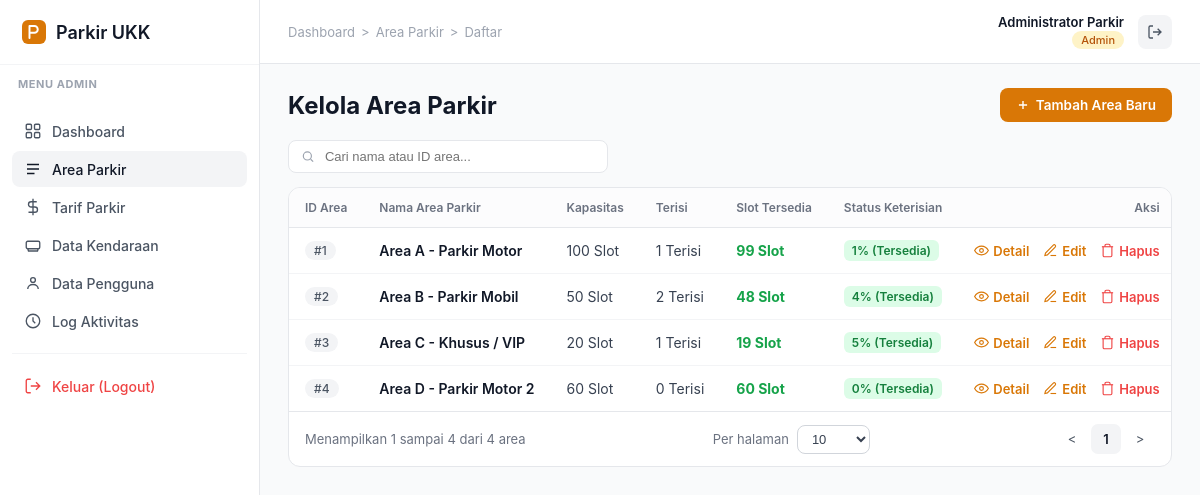
Page /index.php?c=admin&a=area (signed in) on the committed database.
### tables this page shows
CREATE TABLE IF NOT EXISTS tb_area_parkir (
    id_area INT(11) AUTO_INCREMENT PRIMARY KEY,
    nama_area VARCHAR(50) NOT NULL,
    kapasitas INT(5) NOT NULL DEFAULT 0,
    terisi INT(5) NOT NULL DEFAULT 0
);

### Controllers/BaseController.php (called while the page is built, shortened)
<?php
abstract class BaseController {
    private $models = [];
    protected function model($nama) {
        if (!isset($this->models[$nama])) {
            $this->models[$nama] = new $nama();
        }
        return $this->models[$nama];
    }
    protected function get($nama, $default = '') {
        return trim($_GET[$nama] ?? $default);
    }
    protected function render($view, $data = []) {
        extract($data);
        require __DIR__ . '/../view/' . $view . '.php';
    }
    protected function halaman($view, $pageTitle, $activeMenu, array $breadcrumbs, array $data = []) {
        $this->render($view, array_merge($data, compact('pageTitle', 'activeMenu', 'breadcrumbs')));
    }
    protected function paginasi($total, array $allowedPerPage = [10, 20, 50]) {
        $perPage = isset($_GET['per_page']) && in_array((int)$_GET['per_page'], $allowedPerPage, true)
            ? (int)$_GET['per_page'] : $allowedPerPage[0];
        $page = isset($_GET['page']) ? max(1, (int)$_GET['page']) : 1;
        $totalPages  = max(1, (int)ceil($total / $perPage));
        $page        = min($page, $totalPages);
        $offset      = ($page - 1) * $perPage;
        $showingFrom = $total === 0 ? 0 : $offset + 1;
        $showingTo   = min($offset + $perPage, $total);
        return compact('allowedPerPage', 'perPage', 'page', 'total', 'totalPages', 'offset', 'showingFrom', 'showingTo');
    }
}

### Controllers/AdminController.php (called while the page is built, shortened)
<?php
require_once __DIR__ . '/BaseController.php';
class AdminController extends BaseController {
    public function area() {
        $mArea  = $this->model('m_area');
        $search = $this->get('search');
        $pg   = $this->paginasi($mArea->countAll($search));
        $rows = $mArea->getAll($search, $pg['perPage'], $pg['offset']);
        $this->halaman('admin/data-parking-admin', 'Area Parkir', 'parking-areas',
            $this->crumbs('Area Parkir', 'area', 'Daftar'),
            array_merge($pg, compact('search', 'rows')));
    }
}

### index.php (called while the page is built, shortened)
<?php
$action     = strtolower(trim($_GET['a'] ?? ''));
$objek = new $namaClass();
$objek->$action();

### model/m_koneksi.php (called while the page is built)
<?php
class Koneksi {
    private $host = "localhost";
    private $user = "root";
    private $db   = "parkir";
    private $pass = "";
    private $koneksi = null;
    public function __construct() {
        $sambungan = @mysqli_connect($this->host, $this->user, $this->pass, $this->db);
        if ($sambungan) {
            mysqli_set_charset($sambungan, "utf8mb4");
            mysqli_query($sambungan, "SET time_zone = '+07:00'");
            $this->koneksi = $sambungan;
        }
    }
    public function getKoneksi() {
        return $this->koneksi;
    }
}

### model/m_area.php (called while the page is built, shortened)
<?php
require_once __DIR__ . '/m_base.php';
class m_area extends m_base {
    private function whereCari($search) {
        if (empty($search)) {
            return '';
        }
        $cari = $this->esc("%" . $search . "%");
        return $this->buatWhere(["(nama_area LIKE '$cari' OR id_area LIKE '$cari')"]);
    }
    public function getAll($search = '', $limit = 50, $offset = 0) {
        return $this->ambilSemua("SELECT * FROM tb_area_parkir" . $this->whereCari($search)
                               . " ORDER BY id_area ASC" . $this->buatLimit($limit, $offset));
    }
    public function countAll($search = '') {
        return $this->hitung("SELECT COUNT(*) AS total FROM tb_area_parkir" . $this->whereCari($search));
    }
}

### model/m_base.php (called while the page is built, shortened)
<?php
require_once __DIR__ . '/m_koneksi.php';
abstract class m_base {
    protected $conn;
    public function __construct() {
        $this->conn = (new Koneksi())->getKoneksi();
    }
    protected function ambilSemua($sql) {
        $hasil = mysqli_query($this->conn, $sql);
        $data  = [];
        while ($hasil && $baris = mysqli_fetch_assoc($hasil)) {
            $data[] = $baris;
        }
        return $data;
    }
    protected function ambilSatu($sql) {
        $hasil = mysqli_query($this->conn, $sql);
        return $hasil && mysqli_num_rows($hasil) > 0 ? mysqli_fetch_assoc($hasil) : null;
    }
    protected function hitung($sql) {
        $baris = $this->ambilSatu($sql);
        return (int)($baris['total'] ?? 0);
    }
    protected function buatLimit($limit, $offset) {
        return ' LIMIT ' . (int)$limit . ' OFFSET ' . (int)$offset;
    }
}

### view/admin/data-parking-admin.php (the view, shortened to what this page needs)
<?php
require __DIR__ . '/../template/header.php';
?>
<div class="fi-page-header">
    <h1 class="fi-page-title">Kelola Area Parkir</h1>
    <div class="fi-page-actions">
        <a href="index.php?c=admin&a=tambah_area" class="fi-btn fi-btn-primary">
            <svg width="14" height="14" viewBox="0 0 24 24" fill="none" stroke="currentColor" stroke-width="2.4"><path d="M12 5v14M5 12h14"/></svg>
            Tambah Area Baru
        </a>
    </div>
</div>
<form method="get" style="margin-bottom:14px; max-width:320px;">
    <div class="fi-topbar-search" style="width:100%; background:#fff;">
        <svg width="15" height="15" viewBox="0 0 24 24" fill="none" stroke="currentColor" stroke-width="2"><circle cx="11" cy="11" r="7"/><path d="M21 21l-4.3-4.3"/></svg>
        <input type="text" name="search" placeholder="Cari nama atau ID area..." value="<?= htmlspecialchars($search) ?>" onchange="this.form.submit()">
    </div>
</form>
<div class="fi-card">
    <div class="fi-table-wrap">
        <table class="fi-table">
            <thead>
                <tr>
                    <th style="width: 70px;">ID Area</th>
                    <th>Nama Area Parkir</th>
                    <th>Kapasitas</th>
                    <th>Terisi</th>
                    <th>Slot Tersedia</th>
                    <th>Status Keterisian</th>
                    <th style="text-align: right;">Aksi</th>
                </tr>
            </thead>
            <tbody>
            <?php foreach ($rows as $row):
                $sisa = max(0, $row['kapasitas'] - $row['terisi']);
                $persen = $row['kapasitas'] > 0 ? round(($row['terisi'] / $row['kapasitas']) * 100) : 0;
            ?>
                <tr>
                    <td><span class="fi-badge">#<?= htmlspecialchars($row['id_area']) ?></span></td>
                    <td style="font-weight: 600; color: var(--fi-gray-900);"><?= htmlspecialchars($row['nama_area']) ?></td>
                    <td><?= (int)$row['kapasitas'] ?> Slot</td>
                    <td><?= (int)$row['terisi'] ?> Terisi</td>
                    <td><strong style="color: <?= $sisa > 0 ? '#16a34a' : '#ef4444' ?>;"><?= $sisa ?> Slot</strong></td>
                    <td>
                        <span class="fi-badge <?= $persen >= 100 ? 'fi-badge-danger' : ($persen >= 75 ? 'fi-badge-warning' : 'fi-badge-success') ?>">
                            <?= $persen ?>% (<?= $persen >= 100 ? 'Penuh' : 'Tersedia' ?>)
                        </span>
                    </td>
                    <td style="text-align: right;">
                        <div class="fi-row-actions" style="justify-content: flex-end;">
                            <a href="index.php?c=admin&a=detail_area&id=<?= urlencode($row['id_area']) ?>"><svg width="15" height="15" viewBox="0 0 24 24" fill="none" stroke="currentColor" stroke-width="1.8"><path d="M1 12s4-7 11-7 11 7 11 7-4 7-11 7-11-7-11-7z"/><circle cx="12" cy="12" r="3"/></svg>Detail</a>
                            <a href="index.php?c=admin&a=ubah_area&id=<?= urlencode($row['id_area']) ?>"><svg width="15" height="15" viewBox="0 0 24 24" fill="none" stroke="currentColor" stroke-width="1.8"><path d="M12 20h9"/><path d="M16.5 3.5a2.1 2.1 0 0 1 3 3L7 19l-4 1 1-4 12.5-12.5z"/></svg>Edit</a>
                            <a href="index.php?c=admin&a=hapus_area&id=<?= urlencode($row['id_area']) ?>" onclick="return confirm('Apakah Anda yakin ingin menghapus area ini?')" style="color: #ef4444;"><svg width="15" height="15" viewBox="0 0 24 24" fill="none" stroke="currentColor" stroke-width="1.8"><polyline points="3 6 5 6 21 6"/><path d="M19 6v14a2 2 0 0 1-2 2H7a2 2 0 0 1-2-2V6m3 0V4a2 2 0 0 1 2-2h4a2 2 0 0 1 2 2v2"/></svg>Hapus</a>
                        </div>
                    </td>
                </tr>
            <?php endforeach; ?>
            </tbody>
        </table>
    </div>
    <div class="fi-table-footer">
        <span>Menampilkan <?= $showingFrom ?> sampai <?= $showingTo ?> dari <?= $total ?> area</span>
        <div class="fi-per-page">
            <span>Per halaman</span>
            <select onchange="location.href='index.php?c=admin&a=area&page=1&per_page='+this.value+'&search=<?= urlencode($search) ?>'">
                <?php foreach ($allowedPerPage as $opt): ?>
                    <option value="<?= $opt ?>" <?= $perPage === $opt ? 'selected' : '' ?>><?= $opt ?></option>
                <?php endforeach; ?>
            </select>
        </div>
        <div class="fi-pagination">
            <a href="index.php?c=admin&a=area&page=<?= max(1, $page - 1) ?>&per_page=<?= $perPage ?>&search=<?= urlencode($search) ?>">&lt;</a>
            <?php for ($p = 1; $p <= $totalPages; $p++): ?>
                <?php if ($p === $page): ?>
                    <span class="is-current"><?= $p ?></span>
                <?php else: ?>
                    <a href="index.php?c=admin&a=area&page=<?= $p ?>&per_page=<?= $perPage ?>&search=<?= urlencode($search) ?>"><?= $p ?></a>
                <?php endif; ?>
            <?php endfor; ?>
            <a href="index.php?c=admin&a=area&page=<?= min($totalPages, $page + 1) ?>&per_page=<?= $perPage ?>&search=<?= urlencode($search) ?>">&gt;</a>
        </div>
    </div>
</div>
<?php require __DIR__ . '/../template/footer.php'; ?>

### view/template/style.css (style rules this page uses)
:root { --fi-primary: #d97706; --fi-primary-light: #fef3c7; --fi-success: #16a34a; --fi-gray-25: #fcfcfd; --fi-gray-50: #f9fafb; --fi-gray-100: #f3f4f6; --fi-gray-200: #e5e7eb; --fi-gray-300: #d1d5db; --fi-gray-400: #9ca3af; --fi-gray-500: #6b7280; --fi-gray-600: #4b5563; --fi-gray-700: #374151; --fi-gray-900: #111827; --sidebar-width: 260px; }
* { box-sizing: border-box; }
body { margin: 0; font-family: "Inter", -apple-system, BlinkMacSystemFont, "Segoe UI", sans-serif; background: var(--fi-gray-50); color: var(--fi-gray-700); font-size: 14px; }
a { text-decoration: none; color: inherit; }
.fi-topbar-search { display: flex; align-items: center; gap: 8px; background: var(--fi-gray-50); border: 1px solid var(--fi-gray-200); border-radius: 8px; padding: 7px 12px; color: var(--fi-gray-400); width: 220px; }
.fi-topbar-search input { border: none; background: transparent; outline: none; font-size: 13px; width: 100%; color: var(--fi-gray-700); }
.fi-page-header { display: flex; align-items: center; justify-content: space-between; margin-bottom: 18px; gap: 16px; flex-wrap: wrap; }
.fi-page-title { font-size: 24px; font-weight: 700; color: var(--fi-gray-900); margin: 0; }
.fi-page-actions { display: flex; gap: 10px; align-items: center; }
.fi-btn { display: inline-flex; align-items: center; gap: 6px; border: none; border-radius: 8px; padding: 9px 16px; font-size: 13.5px; font-weight: 600; cursor: pointer; }
.fi-btn-primary { background: var(--fi-primary); color: #fff; }
.fi-card { background: #fff; border: 1px solid var(--fi-gray-200); border-radius: 12px; overflow: hidden; }
.fi-table-wrap { overflow-x: auto; }
table.fi-table { width: 100%; border-collapse: collapse; }
.fi-table thead th { text-align: left; font-size: 12px; font-weight: 600; color: var(--fi-gray-500); text-transform: none; padding: 12px 16px; border-bottom: 1px solid var(--fi-gray-200); background: var(--fi-gray-25); white-space: nowrap; }
.fi-table tbody td { padding: 12px 16px; border-bottom: 1px solid var(--fi-gray-100); color: var(--fi-gray-700); white-space: nowrap; }
.fi-table tbody tr:last-child td { border-bottom: none; }
.fi-badge { display: inline-flex; padding: 2px 9px; border-radius: 999px; font-size: 12px; font-weight: 500; background: var(--fi-gray-100); color: var(--fi-gray-600); }
.fi-row-actions { display: flex; gap: 14px; align-items: center; }
.fi-row-actions a { font-size: 13px; font-weight: 600; color: var(--fi-primary); display: inline-flex; align-items: center; gap: 4px; }
.fi-table-footer { display: flex; align-items: center; justify-content: space-between; padding: 12px 16px; border-top: 1px solid var(--fi-gray-200); font-size: 13px; color: var(--fi-gray-500); flex-wrap: wrap; gap: 10px; }
.fi-per-page { display: flex; align-items: center; gap: 8px; }
.fi-per-page select { border: 1px solid var(--fi-gray-300); border-radius: 8px; padding: 5px 26px 5px 10px; font-size: 13px; color: var(--fi-gray-700); background: #fff; }
.fi-pagination { display: flex; align-items: center; gap: 4px; }
.fi-pagination a, .fi-pagination span { display: inline-flex; align-items: center; justify-content: center; min-width: 30px; height: 30px; border-radius: 7px; font-size: 13px; color: var(--fi-gray-600); }
.fi-pagination .is-current { background: var(--fi-gray-100); color: var(--fi-gray-900); font-weight: 600; }
.fi-badge-success { background: #dcfce7; color: #15803d; border-radius: 6px; padding: 3px 8px; font-weight: 600; font-size: 12px; }

### rows in the picture
tb_area_parkir: id_area "1", nama_area "Area A - Parkir Motor", kapasitas "100", terisi "1", sisa "99", shows "Tersedia"
tb_area_parkir: id_area "2", nama_area "Area B - Parkir Mobil", kapasitas "50", terisi "2", sisa "48", persen "4", shows "Tersedia"
tb_area_parkir: id_area "3", nama_area "Area C - Khusus / VIP", kapasitas "20", terisi "1", sisa "19", persen "5", shows "Tersedia"
tb_area_parkir: id_area "4", nama_area "Area D - Parkir Motor 2", kapasitas "60", terisi "0", shows "Tersedia"

### other values in the picture
$userRole ?: 'Utama' "ADMIN"
$crumb['label'] "Dashboard"
$crumb['label'] "Area Parkir"
$crumb['label'] "Daftar"
$userName "Administrator Parkir"
$userRole ?: 'Guest' "Admin"
$showingFrom "1"
$showingTo "4"
$total "4"
form field value "10"
